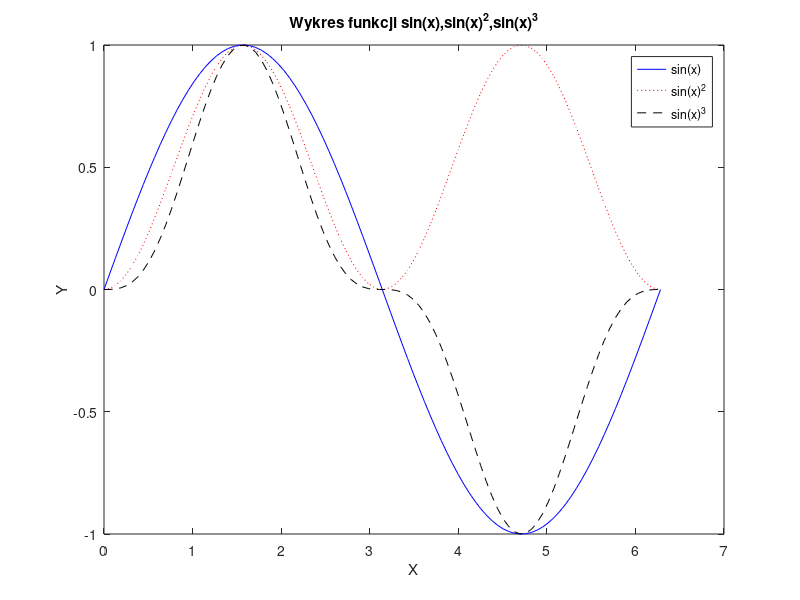

MATLAB code for this plot:
x=linspace(0,2*pi)
a=sin(x)
b=sin(x).^2
c=sin(x).^3
subplot(1,1,1)
plot(x,a,'-b',x,b,':r',x,c,'--k')
legend('sin(x)','sin(x)^2','sin(x)^3')
title('Wykres funkcji sin(x),sin(x)^2,sin(x)^3')
ylabel('Y')
xlabel('X')
figure(1)